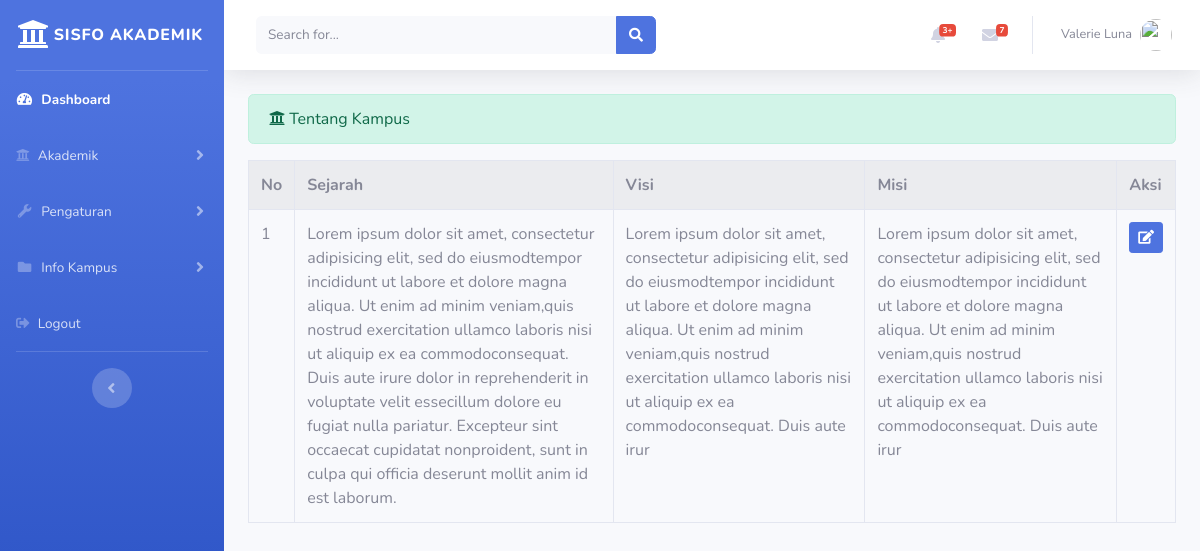
The app's page /index.php/administrator/tentang_kampus with its own data.
### tables this page shows
CREATE TABLE `tentang_kampus` (
  `id` int(11) NOT NULL,
  `sejarah` varchar(1000) NOT NULL,
  `visi` varchar(250) NOT NULL,
  `misi` varchar(250) NOT NULL
);

### application/controllers/administrator/tentang_kampus.php (called while the page is built, shortened)
<?php
class Tentang_kampus extends CI_Controller {
	public function index()
	{
		$data['tentang'] = $this->tentang_model->tampil_data('tentang_kampus')->result();
		$this->load->view('administrator/templates_administrator/header.php');
		$this->load->view('administrator/templates_administrator/sidebar.php');
		$this->load->view('administrator/tentang_kampus', $data);
		$this->load->view('administrator/templates_administrator/footer.php');
	}
}

### index.php (called while the page is built, shortened)
<?php
require_once BASEPATH.'core/CodeIgniter.php';

### application/models/tentang_model.php (called while the page is built, shortened)
<?php
class Tentang_model extends CI_Model {
	public function tampil_data($table)
	{
		return $this->db->get($table);
	}
}

### application/views/administrator/tentang_kampus.php (the view, shortened to what this page needs)
<div class="container-fluid">
	<div class="alert alert-success" role="alert">
    	<i class="fas fa-university"></i> Tentang Kampus
  	</div>
  	<table class="table table-striped table-bordered table-hover">
		<tr>
			<th>No</th>
			<th>Sejarah</th>
			<th>Visi</th>
			<th>Misi</th>
			<th>Aksi</th>
		</tr>
		<?php
		$no = 1;
		foreach ($tentang as $ttg) : ?>
			<tr>
				<td wttgth="20px"><?php echo $no++ ?></td>
				<td><?php echo $ttg->sejarah ?></td>
				<td><?php echo $ttg->visi ?></td>
				<td><?php echo $ttg->misi ?></td>
				<td width="20px"><?php echo anchor('administrator/tentang_kampus/update/'.$ttg->id,'<div class="btn btn-sm btn-primary"><i class="fa fa-edit"></i></div>') ?></td>
			</tr>
		<?php endforeach; ?>
	</table>
</div>

### records on screen
tentang_kampus: sejarah "Lorem ipsum dolor sit amet, consectetur adipisicing elit, sed do eiusmodtempor incididunt ut labore et dolore magna aliqua. Ut enim ad minim veniam,quis nostrud exercitation ullamco laboris nisi ut aliquip ex ea commodoconsequat. Duis aute irure dolor in reprehenderit in voluptate velit essecillum dolore eu fugiat nulla pariatur. Excepteur sint occaecat cupidatat nonproident, sunt in culpa qui officia deserunt mollit anim id est laborum.", visi "Lorem ipsum dolor sit amet, consectetur adipisicing elit, sed do eiusmodtempor incididunt ut labore et dolore magna aliqua. Ut enim ad minim veniam,quis nostrud exercitation ullamco laboris nisi ut aliquip ex ea commodoconsequat. Duis aute irur", misi "Lorem ipsum dolor sit amet, consectetur adipisicing elit, sed do eiusmodtempor incididunt ut labore et dolore magna aliqua. Ut enim ad minim veniam,quis nostrud exercitation ullamco laboris nisi ut aliquip ex ea commodoconsequat. Duis aute irur"
